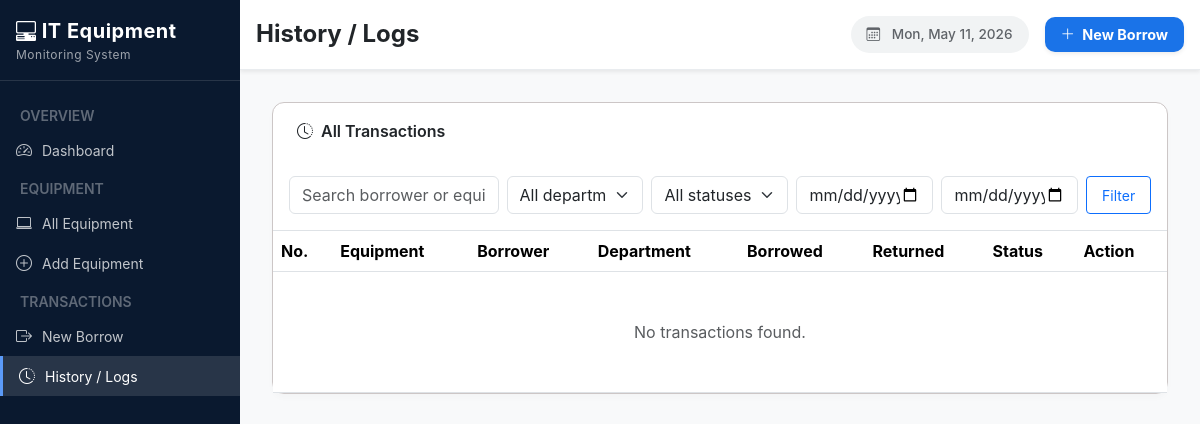
Page /history/ on the earlier database version.
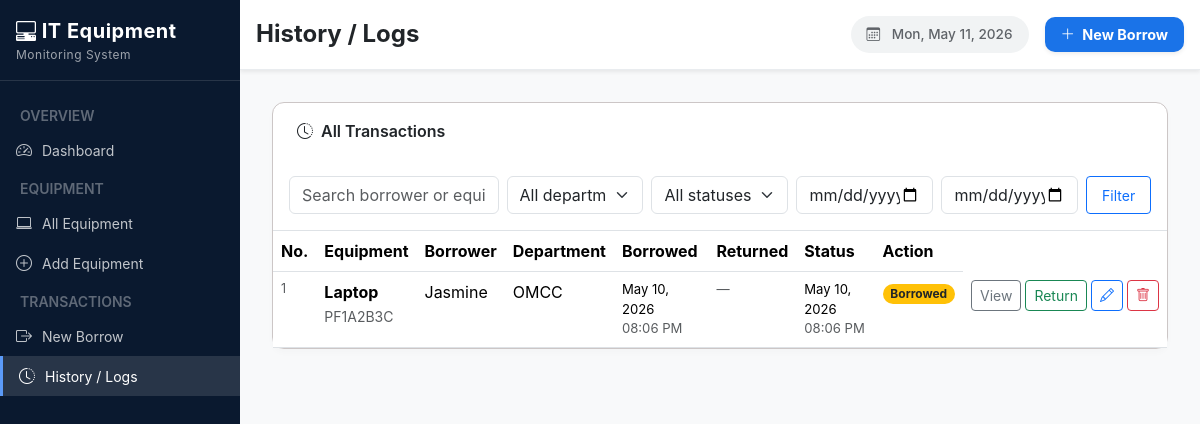
Same page on the later database version.
### ems/models.py (models this page shows, shortened)
class BorrowTransaction(models.Model):
    STATUS_CHOICES = [
        ('ongoing',   'Ongoing'),
        ('returned',  'Returned'),
    ]
    equipment = models.ForeignKey(Equipment, on_delete=models.CASCADE, related_name='transactions')
    borrower_name = models.CharField(max_length=150)
    department = models.ForeignKey('Department', on_delete=models.SET_NULL, null=True, blank=True)
    purpose = models.TextField()
    released_by = models.CharField(max_length=150)
    date_borrowed = models.DateTimeField(default=timezone.now)
    expected_return = models.DateTimeField(null=True, blank=True)
    status = models.CharField(max_length=20, choices=STATUS_CHOICES, default='ongoing')
    date_returned = models.DateTimeField(null=True, blank=True)
    returned_by = models.CharField(max_length=150, blank=True)
    received_by = models.CharField(max_length=150, blank=True)
    return_notes = models.TextField(blank=True)
    created_at = models.DateTimeField(auto_now_add=True)
    class Meta:
        ordering = ['-date_borrowed']

class Equipment(models.Model):
    STATUS_CHOICES = [
        ('available', 'Available'),
        ('borrowed',  'Borrowed'),
        ('unavailable', 'Not Available'),
    ]
    name = models.CharField(max_length=100)
    serial_number = models.CharField(max_length=100, unique=True)
    category = models.CharField(max_length=100, blank=True)
    status = models.CharField(max_length=20, choices=STATUS_CHOICES, default='available')
    description = models.TextField(blank=True)
    added_at = models.DateTimeField(auto_now_add=True)

class Department(models.Model):
    name = models.CharField(max_length=100, unique=True)
    def __str__(self):
        return self.name

### ems/views.py (the view)
# urls.py: path('history/',views.history_logs, name='history_logs'),
def history_logs(request):
    form = TransactionFilterForm(request.GET or None)
    qs   = BorrowTransaction.objects.select_related('equipment', 'department')
    if form.is_valid():
        d = form.cleaned_data
        if d.get('search'):
            s = d['search']
            qs = qs.filter(Q(borrower_name__icontains=s) | Q(equipment__name__icontains=s))
        if d.get('department'):
            qs = qs.filter(department=d['department'])
        if d.get('status'):
            qs = qs.filter(status=d['status'])
        if d.get('date_from'):
            qs = qs.filter(date_borrowed__date__gte=d['date_from'])
        if d.get('date_to'):
            qs = qs.filter(date_borrowed__date__lte=d['date_to'])
        sort = d.get('sort') or '-date_borrowed'
        qs = qs.order_by(sort)
    else:
        qs = qs.order_by('-date_borrowed')
    return render(request, 'ems/history_logs.html', {'form': form, 'transactions': qs})

### ems/forms.py
class TransactionFilterForm(forms.Form):
    SORT_CHOICES = [
        ('-date_borrowed', 'Newest first'),
        ('date_borrowed',  'Oldest first'),
        ('-date_returned', 'Recently returned'),
    ]
    search     = forms.CharField(required=False, widget=forms.TextInput(attrs={'class': 'form-control', 'placeholder': 'Search borrower or equipment...'}))
    department = forms.ModelChoiceField(queryset=Department.objects.all(), required=False,
                     empty_label='All departments', widget=forms.Select(attrs={'class': 'form-select'}))
    status     = forms.ChoiceField(choices=[('', 'All statuses'), ('ongoing', 'Ongoing'), ('returned', 'Returned')],
                     required=False, widget=forms.Select(attrs={'class': 'form-select'}))
    date_from  = forms.DateField(required=False, widget=forms.DateInput(attrs={'type': 'date', 'class': 'form-control'}))
    date_to    = forms.DateField(required=False, widget=forms.DateInput(attrs={'type': 'date', 'class': 'form-control'}))
    sort       = forms.ChoiceField(choices=SORT_CHOICES, required=False,
                     widget=forms.Select(attrs={'class': 'form-select'}))

### ems/templates/ems/history_logs.html (shortened to what this page needs)
{% extends 'ems/base.html' %}
{% block page_title %}History / Logs{% endblock %}
{% block content %}
<div class="table-card">
    <div class="tc-head">
        <span><i class="bi bi-clock-history me-2"></i>All Transactions</span>
    </div>
    <div class="p-3 border-bottom">
        <form method="get">
            <div class="row g-2">
                <div class="col-md-3">{{ form.search }}</div>
                <div class="col-md-2">{{ form.department }}</div>
                <div class="col-md-2">{{ form.status }}</div>
                <div class="col-md-2">{{ form.date_from }}</div>
                <div class="col-md-2">{{ form.date_to }}</div>
                <div class="col-md-1 d-flex gap-1">
                    <button class="btn btn-sm btn-outline-primary w-100">Filter</button>
                </div>
            </div>
        </form>
    </div>
    <table class="table table-hover mb-0">
        <thead>
            <tr>
                <th>No.</th>
                <th>Equipment</th>
                <th>Borrower</th>
                <th>Department</th>
                <th>Borrowed</th>
                <th>Returned</th>
                <th>Status</th>
                <th>Action</th>
            </tr>
        </thead>
        <tbody>
            {% for t in transactions %}
            <tr>
                <td class="text-muted" style="font-size:.78rem;">{{ forloop.counter }}</td>
                <td>
                    <strong>{{ t.equipment.name }}</strong><br>
                    <small class="text-muted">{{ t.equipment.serial_number }}</small>
                </td>
                <td>{{ t.borrower_name }}</td>
                <td>{{ t.department.name }}</td>
                <td style="font-size:.82rem;">
                    {{ t.date_borrowed|date:"M d, Y" }}<br>
                    <span class="text-muted">{{ t.date_borrowed|date:"h:i A" }}</span>
                </td>
                <td style="font-size:.82rem;">
                    {% if t.date_returned %}
                        {{ t.date_returned|date:"M d, Y" }}<br>
                        <span class="text-muted">{{ t.date_returned|date:"h:i A" }}</span>
                    {% else %}
                        <span class="text-muted">—</span>
                    {% endif %}
                </td>
                <td style="font-size:.82rem;">
                    {{ t.date_borrowed|date:"M d, Y" }}<br>
                    <span class="text-muted">{{ t.date_borrowed|date:"h:i A" }}</span>
                </td>
                <td>
                    {% if t.status == 'ongoing' %}
                        <span class="badge bg-warning text-dark rounded-pill">Borrowed</span>
                    {% elif t.status == 'returned' %}
                        <span class="badge bg-success rounded-pill">Returned</span>
                    {% else %}
                        <span class="badge bg-secondary rounded-pill">{{ t.get_status_display }}</span>
                    {% endif %}
                </td>
                <td>
                <div class="d-flex gap-1">
                    <a href="{% url 'transaction_detail' t.pk %}" class="btn btn-sm btn-outline-secondary">View</a>
                    {% if t.status == 'ongoing' %}
                    <a href="{% url 'borrow_return' t.pk %}" class="btn btn-sm btn-outline-success">Return</a>
                    {% endif %}
                    <a href="{% url 'transaction_edit' t.pk %}" class="btn btn-sm btn-outline-primary">
                        <i class="bi bi-pencil"></i>
                    </a>
                    <form action="{% url 'transaction_delete' t.pk %}" method="POST" onsubmit="return confirm('Delete permanently?');" style="display:inline;">
                        <button type="submit" class="btn btn-sm btn-outline-danger">
                            <i class="bi bi-trash"></i>
                        </button>
                    </form>
                </div>
            </td>
            </tr>
            {% empty %}
            <tr><td colspan="8" class="text-center text-muted py-5">No transactions found.</td></tr>
            {% endfor %}
        </tbody>
    </table>
</div>
{% endblock %}

Differences in the rows shown:
added BorrowTransaction: equipment.name "Laptop", equipment.serial_number "PF1A2B3C", borrower_name "Jasmine", department.name "OMCC", date_borrowed "May 10, 2026", date_borrowed "08:06 PM", status "Borrowed"
Other differences:
text no longer shown: "No transactions found."
